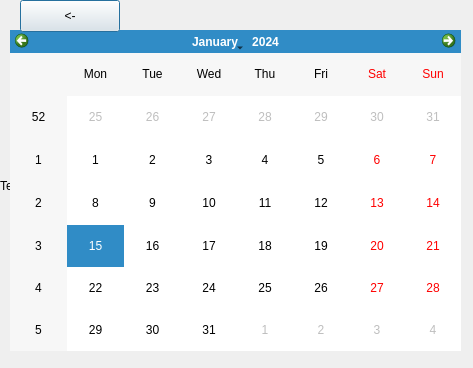
<?xml version="1.0" encoding="UTF-8"?>
<ui version="4.0">
 <class>Calender</class>
 <widget class="QDialog" name="Calender">
  <property name="geometry">
   <rect>
    <x>0</x>
    <y>0</y>
    <width>473</width>
    <height>368</height>
   </rect>
  </property>
  <property name="windowTitle">
   <string>Dialog</string>
  </property>
  <widget class="QCalendarWidget" name="calendarWidget">
   <property name="geometry">
    <rect>
     <x>10</x>
     <y>30</y>
     <width>451</width>
     <height>321</height>
    </rect>
   </property>
  </widget>
  <widget class="QPushButton" name="backButton">
   <property name="geometry">
    <rect>
     <x>20</x>
     <y>0</y>
     <width>100</width>
     <height>32</height>
    </rect>
   </property>
   <property name="text">
    <string>&lt;-</string>
   </property>
  </widget>
  <widget class="QLabel" name="pic">
   <property name="geometry">
    <rect>
     <x>0</x>
     <y>0</y>
     <width>471</width>
     <height>371</height>
    </rect>
   </property>
   <property name="text">
    <string>TextLabel</string>
   </property>
  </widget>
  <zorder>pic</zorder>
  <zorder>calendarWidget</zorder>
  <zorder>backButton</zorder>
 </widget>
 <resources/>
 <connections/>
</ui>
